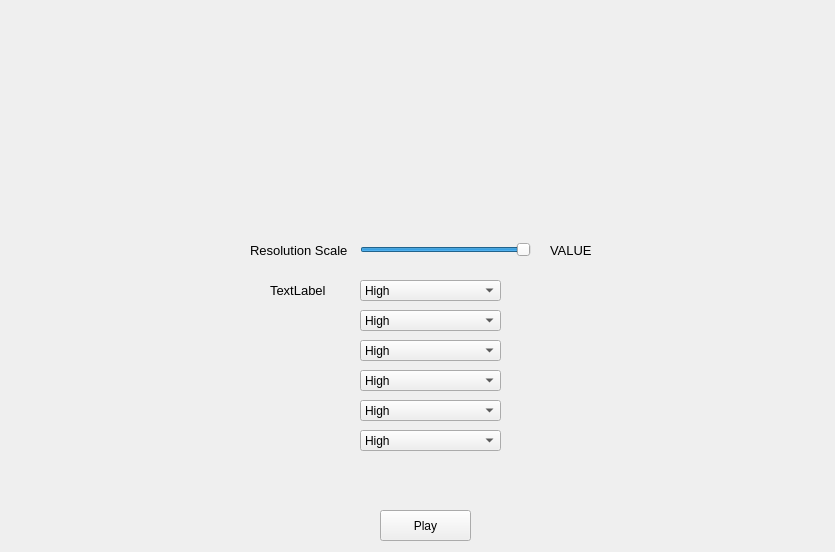
<?xml version="1.0" encoding="UTF-8"?>
<ui version="4.0">
 <class>MainWindow</class>
 <widget class="QMainWindow" name="MainWindow">
  <property name="geometry">
   <rect>
    <x>0</x>
    <y>0</y>
    <width>835</width>
    <height>552</height>
   </rect>
  </property>
  <property name="windowTitle">
   <string>MainWindow</string>
  </property>
  <widget class="QWidget" name="centralWidget">
   <widget class="QComboBox" name="comboBox1">
    <property name="geometry">
     <rect>
      <x>360</x>
      <y>280</y>
      <width>141</width>
      <height>21</height>
     </rect>
    </property>
    <property name="currentIndex">
     <number>2</number>
    </property>
    <property name="maxVisibleItems">
     <number>4</number>
    </property>
    <item>
     <property name="text">
      <string>Low</string>
     </property>
    </item>
    <item>
     <property name="text">
      <string>Medium</string>
     </property>
    </item>
    <item>
     <property name="text">
      <string>High</string>
     </property>
    </item>
    <item>
     <property name="text">
      <string>Epic</string>
     </property>
    </item>
   </widget>
   <widget class="QComboBox" name="comboBox2">
    <property name="geometry">
     <rect>
      <x>360</x>
      <y>310</y>
      <width>141</width>
      <height>21</height>
     </rect>
    </property>
    <property name="currentIndex">
     <number>2</number>
    </property>
    <property name="maxVisibleItems">
     <number>4</number>
    </property>
    <item>
     <property name="text">
      <string>Low</string>
     </property>
    </item>
    <item>
     <property name="text">
      <string>Medium</string>
     </property>
    </item>
    <item>
     <property name="text">
      <string>High</string>
     </property>
    </item>
    <item>
     <property name="text">
      <string>Epic</string>
     </property>
    </item>
   </widget>
   <widget class="QComboBox" name="comboBox3">
    <property name="geometry">
     <rect>
      <x>360</x>
      <y>340</y>
      <width>141</width>
      <height>21</height>
     </rect>
    </property>
    <property name="currentIndex">
     <number>2</number>
    </property>
    <property name="maxVisibleItems">
     <number>4</number>
    </property>
    <item>
     <property name="text">
      <string>Low</string>
     </property>
    </item>
    <item>
     <property name="text">
      <string>Medium</string>
     </property>
    </item>
    <item>
     <property name="text">
      <string>High</string>
     </property>
    </item>
    <item>
     <property name="text">
      <string>Epic</string>
     </property>
    </item>
   </widget>
   <widget class="QComboBox" name="comboBox4">
    <property name="geometry">
     <rect>
      <x>360</x>
      <y>370</y>
      <width>141</width>
      <height>21</height>
     </rect>
    </property>
    <property name="currentIndex">
     <number>2</number>
    </property>
    <property name="maxVisibleItems">
     <number>4</number>
    </property>
    <item>
     <property name="text">
      <string>Low</string>
     </property>
    </item>
    <item>
     <property name="text">
      <string>Medium</string>
     </property>
    </item>
    <item>
     <property name="text">
      <string>High</string>
     </property>
    </item>
    <item>
     <property name="text">
      <string>Epic</string>
     </property>
    </item>
   </widget>
   <widget class="QComboBox" name="comboBox6">
    <property name="geometry">
     <rect>
      <x>360</x>
      <y>430</y>
      <width>141</width>
      <height>21</height>
     </rect>
    </property>
    <property name="currentIndex">
     <number>2</number>
    </property>
    <property name="maxVisibleItems">
     <number>4</number>
    </property>
    <item>
     <property name="text">
      <string>Low</string>
     </property>
    </item>
    <item>
     <property name="text">
      <string>Medium</string>
     </property>
    </item>
    <item>
     <property name="text">
      <string>High</string>
     </property>
    </item>
    <item>
     <property name="text">
      <string>Epic</string>
     </property>
    </item>
   </widget>
   <widget class="QComboBox" name="comboBox5">
    <property name="geometry">
     <rect>
      <x>360</x>
      <y>400</y>
      <width>141</width>
      <height>21</height>
     </rect>
    </property>
    <property name="currentIndex">
     <number>2</number>
    </property>
    <property name="maxVisibleItems">
     <number>4</number>
    </property>
    <item>
     <property name="text">
      <string>Low</string>
     </property>
    </item>
    <item>
     <property name="text">
      <string>Medium</string>
     </property>
    </item>
    <item>
     <property name="text">
      <string>High</string>
     </property>
    </item>
    <item>
     <property name="text">
      <string>Epic</string>
     </property>
    </item>
   </widget>
   <widget class="QLabel" name="label">
    <property name="geometry">
     <rect>
      <x>270</x>
      <y>280</y>
      <width>81</width>
      <height>20</height>
     </rect>
    </property>
    <property name="font">
     <font>
      <pointsize>10</pointsize>
     </font>
    </property>
    <property name="text">
     <string>TextLabel</string>
    </property>
   </widget>
   <widget class="QSlider" name="horizontalSlider">
    <property name="geometry">
     <rect>
      <x>360</x>
      <y>240</y>
      <width>171</width>
      <height>19</height>
     </rect>
    </property>
    <property name="minimum">
     <number>1</number>
    </property>
    <property name="maximum">
     <number>100</number>
    </property>
    <property name="value">
     <number>100</number>
    </property>
    <property name="orientation">
     <enum>Qt::Horizontal</enum>
    </property>
   </widget>
   <widget class="QLabel" name="label_2">
    <property name="geometry">
     <rect>
      <x>250</x>
      <y>240</y>
      <width>101</width>
      <height>20</height>
     </rect>
    </property>
    <property name="font">
     <font>
      <pointsize>10</pointsize>
     </font>
    </property>
    <property name="text">
     <string>Resolution Scale</string>
    </property>
   </widget>
   <widget class="QLabel" name="Label_Value">
    <property name="geometry">
     <rect>
      <x>550</x>
      <y>240</y>
      <width>51</width>
      <height>21</height>
     </rect>
    </property>
    <property name="font">
     <font>
      <pointsize>10</pointsize>
     </font>
    </property>
    <property name="text">
     <string>VALUE</string>
    </property>
   </widget>
   <widget class="QWidget" name="widget" native="true">
    <property name="geometry">
     <rect>
      <x>0</x>
      <y>-10</y>
      <width>831</width>
      <height>241</height>
     </rect>
    </property>
    <property name="styleSheet">
     <string notr="true">image: url(:/Images/Logo.png);</string>
    </property>
   </widget>
   <widget class="QPushButton" name="pushButton">
    <property name="geometry">
     <rect>
      <x>380</x>
      <y>510</y>
      <width>91</width>
      <height>31</height>
     </rect>
    </property>
    <property name="text">
     <string>Play</string>
    </property>
   </widget>
  </widget>
 </widget>
 <layoutdefault spacing="6" margin="11"/>
 <resources/>
 <connections/>
</ui>
